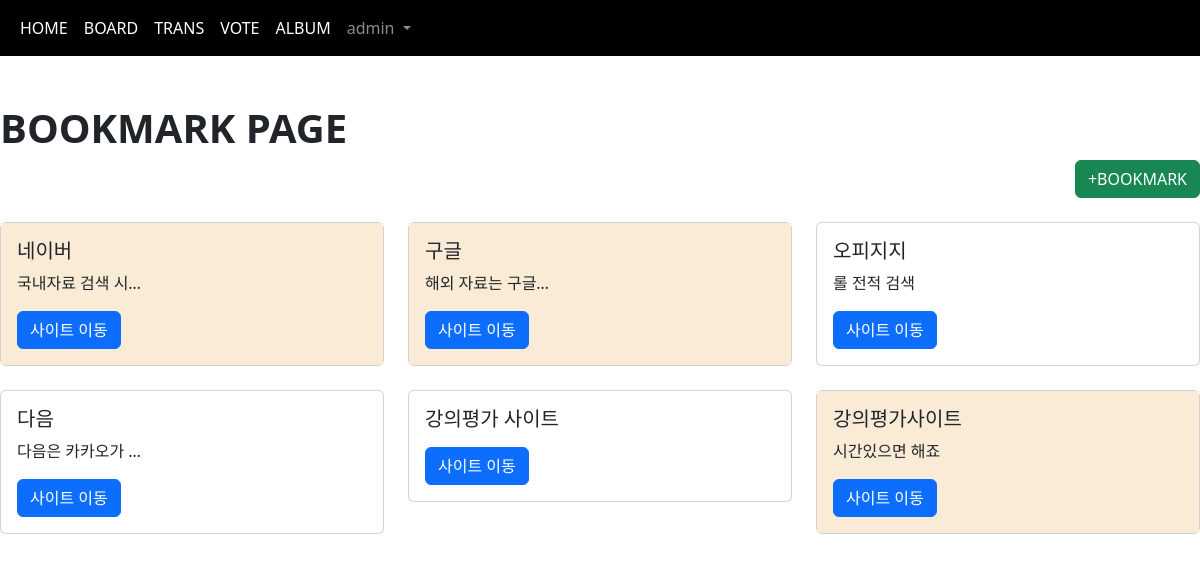
Screenshot of /book/index/ (signed in) with the database file from the repository.
### acc/models.py (models this page shows, shortened)
class User(AbstractUser):
    comment = models.TextField(blank=True)
    age = models.IntegerField(default=0)
    point = models.IntegerField(default=0)
    pic = models.ImageField(upload_to="user/%y")

### book/models.py (models this page shows, shortened)
class Book(models.Model):
    user = models.ForeignKey(User, on_delete=models.CASCADE)
    site_name = models.CharField(max_length=100)
    site_url = models.TextField()
    site_con = models.TextField()
    impo = models.BooleanField(default=False)

### book/views.py (the view)
# urls.py: path('index/', views.index, name="index"),
def index(request):
    b = request.user.book_set.all()
    context = {
        "bset":b
    }
    return render(request, "book/index.html", context)

### templates/book/index.html (shortened to what this page needs)
{% extends 'base.html' %}
{% block con %}
    <h1><b>BOOKMARK PAGE</b></h1>
    <div class="text-end">
        <a href="{% url 'book:create' %}" class="btn btn-success">+BOOKMARK</a>
    </div>
    <div class="row">
        {% for i in bset %}
            <div class="col-sm-4 mb-3 mb-sm-0 mt-4">
                <div class="card">
                    <div class="card-body" {% if i.impo %} style="background-color:antiquewhite;" {% endif %}>
                        <h5 class="card-title">{{ i.site_name }}</h5>
                        <p class="card-text">{{ i.site_con|truncatechars:10 }}</p>
                        <a href="{{ i.site_url }}" class="btn btn-primary">사이트 이동</a>
                    </div>
                </div>
            </div>
        {% endfor %}
    </div>
{% endblock %}

### templates/base.html (shortened to what this page needs)
<!doctype html>
<html lang="en">
    <head>
        <link href="https://cdn.jsdelivr.net/npm/bootstrap@5.2.2/dist/css/bootstrap.min.css" rel="stylesheet">
    </head>
    <body>
        {% if user.is_authenticated %}
            <nav class="navbar navbar-expand-lg navbar-dark" style="background-color: rgb(0, 0, 0);">
                <div class="container-fluid">
                    <div class="collapse navbar-collapse" id="navbarSupportedContent">
                        <ul class="navbar-nav me-auto mb-2 mb-lg-0">
                            <li class="nav-item">
                                <a class="nav-link active" aria-current="page" href="{% url 'acc:index' %}">HOME</a>
                            </li>
                            <li class="nav-item">
                                <a class="nav-link active" aria-current="page" href="{% url 'board:index' %}">BOARD</a>
                            </li>  <li class="nav-item">
                                <a class="nav-link active" aria-current="page" href="{% url 'trans:index' %}">TRANS</a>
                            </li>
                            <li class="nav-item">
                                <a class="nav-link active" aria-current="page" href="{% url 'vote:index' %}">VOTE</a>
                            </li>
                            <li class="nav-item">
                                <a class="nav-link active" aria-current="page" href="{% url 'album:index' %}">ALBUM</a>
                            </li>
                            <li class="nav-item dropdown">
                                <a class="nav-link dropdown-toggle" href="#" role="button" data-bs-toggle="dropdown" aria-expanded="false">
                                    {{ user }}
                                </a>
                            </li>
                        </ul>
                    </div>
                </div>
            </nav>
        {% endif %}
        {% block con %}{% endblock %}
    </body>
</html>

### rows the page displays
User: username "admin"
Book: site_name "네이버", site_con "국내자료 검색 시…"
Book: site_name "구글", site_con "해외 자료는 구글…"
Book: site_name "오피지지", site_con "롤 전적 검색"
Book: site_name "다음", site_con "다음은 카카오가 …"
Book: site_name "강의평가 사이트"
Book: site_name "강의평가사이트", site_con "시간있으면 해죠"
